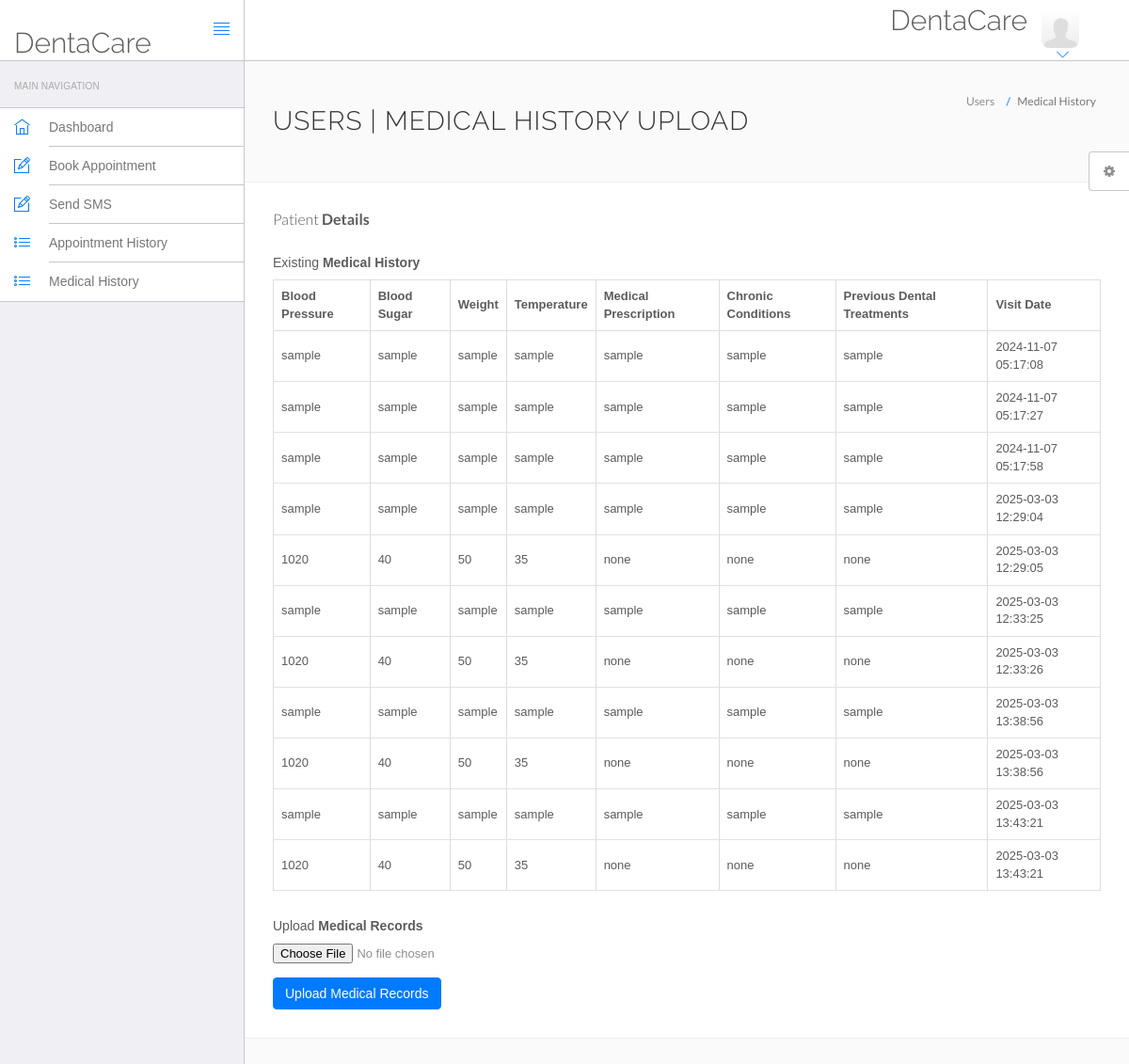
The page /hms/manage-medhistory.php (signed in) on the database its author committed.
### tables this page shows
CREATE TABLE `tblmedicalhistory` (
  `ID` int(10) NOT NULL,
  `PatientID` int(10) DEFAULT NULL,
  `BloodPressure` varchar(200) DEFAULT NULL,
  `BloodSugar` varchar(200) NOT NULL,
  `Weight` varchar(100) DEFAULT NULL,
  `Temperature` varchar(200) DEFAULT NULL,
  `MedicalPres` mediumtext DEFAULT NULL,
  `ChronicCond` varchar(255) DEFAULT NULL,
  `PrevDen` varchar(255) DEFAULT NULL,
  `CreationDate` timestamp NOT NULL DEFAULT current_timestamp() ON UPDATE current_timestamp()
);

### hms/manage-medhistory.php (the view, shortened to what this page needs)
<?php
include('include/config.php');
?>
<!DOCTYPE html>
<html lang="en">
<head>
    <link rel="stylesheet" href="vendor/bootstrap/css/bootstrap.min.css">
    <link rel="stylesheet" href="vendor/fontawesome/css/font-awesome.min.css">
    <link rel="stylesheet" href="vendor/themify-icons/themify-icons.min.css">
    <link href="vendor/animate.css/animate.min.css" rel="stylesheet" media="screen">
    <link href="vendor/perfect-scrollbar/perfect-scrollbar.min.css" rel="stylesheet" media="screen">
    <link href="vendor/switchery/switchery.min.css" rel="stylesheet" media="screen">
    <link href="vendor/bootstrap-touchspin/jquery.bootstrap-touchspin.min.css" rel="stylesheet" media="screen">
    <link href="vendor/select2/select2.min.css" rel="stylesheet" media="screen">
    <link href="vendor/bootstrap-datepicker/bootstrap-datepicker3.standalone.min.css" rel="stylesheet" media="screen">
    <link href="vendor/bootstrap-timepicker/bootstrap-timepicker.min.css" rel="stylesheet" media="screen">
    <link rel="stylesheet" href="assets/css/styles.css">
    <link rel="stylesheet" href="assets/css/plugins.css">
    <link rel="stylesheet" href="assets/css/themes/theme-1.css" id="skin_color" />
</head>
<body>
    <div id="app">
        <?php include('include/sidebar.php'); ?>
        <div class="app-content">
            <?php include('include/header.php'); ?>
            <div class="main-content">
                <div class="wrap-content container" id="container">
                    <section id="page-title">
                        <div class="row">
                            <div class="col-sm-8">
                                <h1 class="mainTitle">Users | Medical History Upload</h1>
                            </div>
                            <ol class="breadcrumb">
                                <li><span>Users</span></li>
                                <li class="active"><span>Medical History</span></li>
                            </ol>
                        </div>
                    </section>
                    <div class="container-fluid container-fullw bg-white">
                        <div class="row">
                            <div class="col-md-12">
                                <h5 class="over-title margin-bottom-15">Patient <span class="text-bold">Details</span></h5>
                                <h5 class="margin-top-30">Existing <span class="text-bold">Medical History</span></h5>
                                <table class="table table-bordered">
                                    <thead class="thead-dark">
                                        <tr>
                                            <th>Blood Pressure</th>
                                            <th>Blood Sugar</th>
                                            <th>Weight</th>
                                            <th>Temperature</th>
                                            <th>Medical Prescription</th>
                                            <th>Chronic Conditions</th>
                                            <th>Previous Dental Treatments</th>
                                            <th>Visit Date</th>
                                        </tr>
                                    </thead>
                                    <tbody>
                                        <?php
                                        $ret = mysqli_query($con, "SELECT * FROM tblmedicalhistory WHERE PatientID='$vid'");
                                        while ($row = mysqli_fetch_array($ret)) {
                                            echo "<tr>
                                                <td>{$row['BloodPressure']}</td>
                                                <td>{$row['BloodSugar']}</td>
                                                <td>{$row['Weight']}</td>
                                                <td>{$row['Temperature']}</td>
                                                <td>{$row['MedicalPres']}</td>
                                                <td>{$row['ChronicCond']}</td>
                                                <td>{$row['PrevDen']}</td>
                                                <td>{$row['CreationDate']}</td>
                                            </tr>";
                                        }
                                        ?>
                                    </tbody>
                                </table>
                                <h5 class="margin-top-30">Upload <span class="text-bold">Medical Records</span></h5>
                                <form method="POST" enctype="multipart/form-data">
                                    <div class="form-group">
                                        <input type="file" name="file" class="form-control-file">
                                    </div>
                                    <button type="submit" name="btnUpload" class="btn btn-primary">Upload Medical Records</button>
                                </form>
                            </div>
                        </div>
                    </div>
                    <?php include('include/setting.php'); ?>
                </div>
            </div>
        </div>
    </div>
</body>
</html>

### hms/assets/css/themes/theme-1.css (style rules this page uses)
body { background: #FAFAFA; }

### rows shown on the page
tblmedicalhistory: BloodPressure "sample", BloodSugar "sample", Weight "sample", Temperature "sample", MedicalPres "sample", ChronicCond "sample", PrevDen "sample", CreationDate "2024-11-07 05:17:08"
tblmedicalhistory: BloodPressure "sample", BloodSugar "sample", Weight "sample", Temperature "sample", MedicalPres "sample", ChronicCond "sample", PrevDen "sample", CreationDate "2024-11-07 05:17:27"
tblmedicalhistory: BloodPressure "sample", BloodSugar "sample", Weight "sample", Temperature "sample", MedicalPres "sample", ChronicCond "sample", PrevDen "sample", CreationDate "2024-11-07 05:17:58"
tblmedicalhistory: BloodPressure "sample", BloodSugar "sample", Weight "sample", Temperature "sample", MedicalPres "sample", ChronicCond "sample", PrevDen "sample", CreationDate "2025-03-03 12:29:04"
tblmedicalhistory: BloodPressure "1020", BloodSugar "40", Weight "50", Temperature "35", MedicalPres "none", ChronicCond "none", PrevDen "none", CreationDate "2025-03-03 12:29:05"
tblmedicalhistory: BloodPressure "sample", BloodSugar "sample", Weight "sample", Temperature "sample", MedicalPres "sample", ChronicCond "sample", PrevDen "sample", CreationDate "2025-03-03 12:33:25"
tblmedicalhistory: BloodPressure "1020", BloodSugar "40", Weight "50", Temperature "35", MedicalPres "none", ChronicCond "none", PrevDen "none", CreationDate "2025-03-03 12:33:26"
tblmedicalhistory: BloodPressure "sample", BloodSugar "sample", Weight "sample", Temperature "sample", MedicalPres "sample", ChronicCond "sample", PrevDen "sample", CreationDate "2025-03-03 13:38:56"
tblmedicalhistory: BloodPressure "1020", BloodSugar "40", Weight "50", Temperature "35", MedicalPres "none", ChronicCond "none", PrevDen "none", CreationDate "2025-03-03 13:38:56"
tblmedicalhistory: BloodPressure "sample", BloodSugar "sample", Weight "sample", Temperature "sample", MedicalPres "sample", ChronicCond "sample", PrevDen "sample", CreationDate "2025-03-03 13:43:21"
tblmedicalhistory: BloodPressure "1020", BloodSugar "40", Weight "50", Temperature "35", MedicalPres "none", ChronicCond "none", PrevDen "none", CreationDate "2025-03-03 13:43:21"
